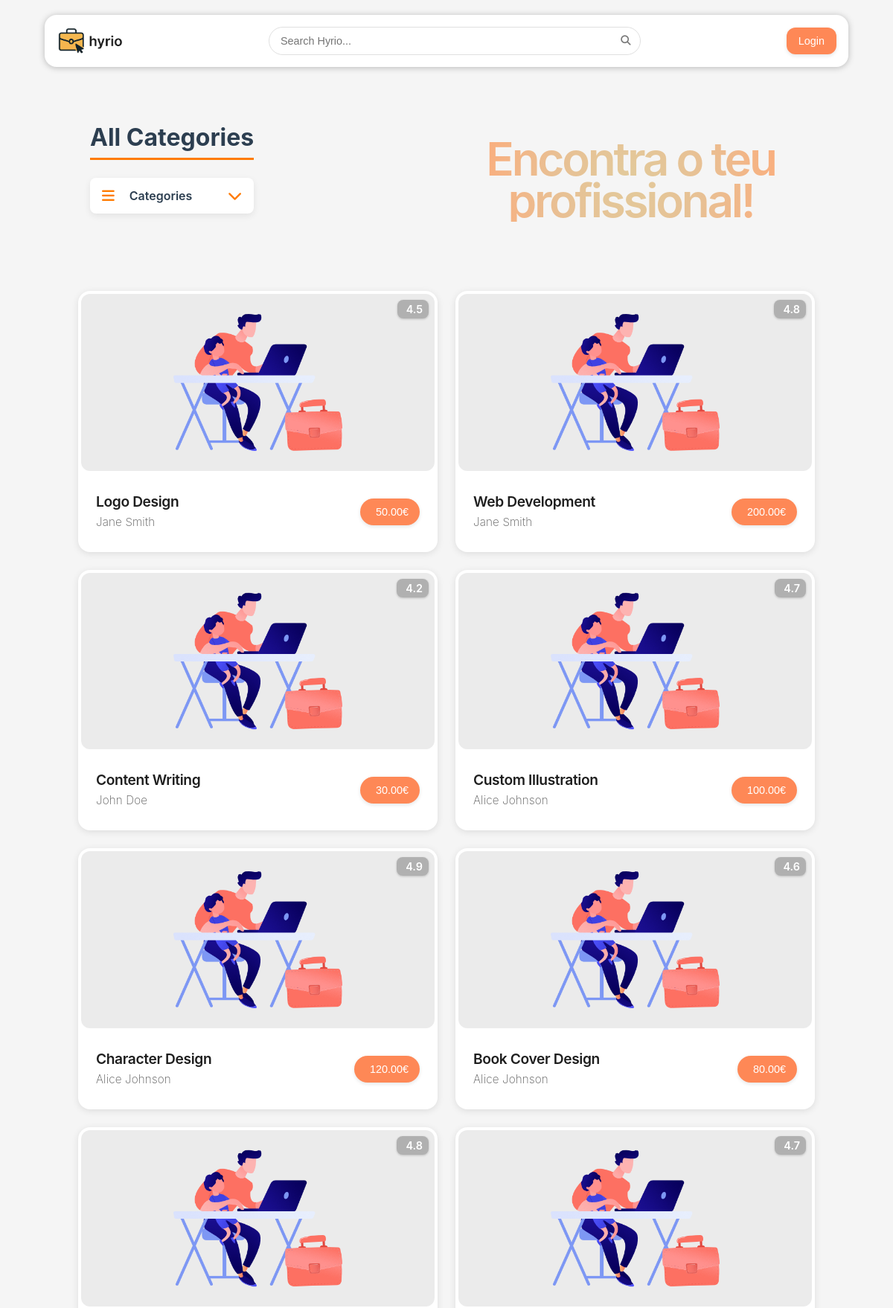
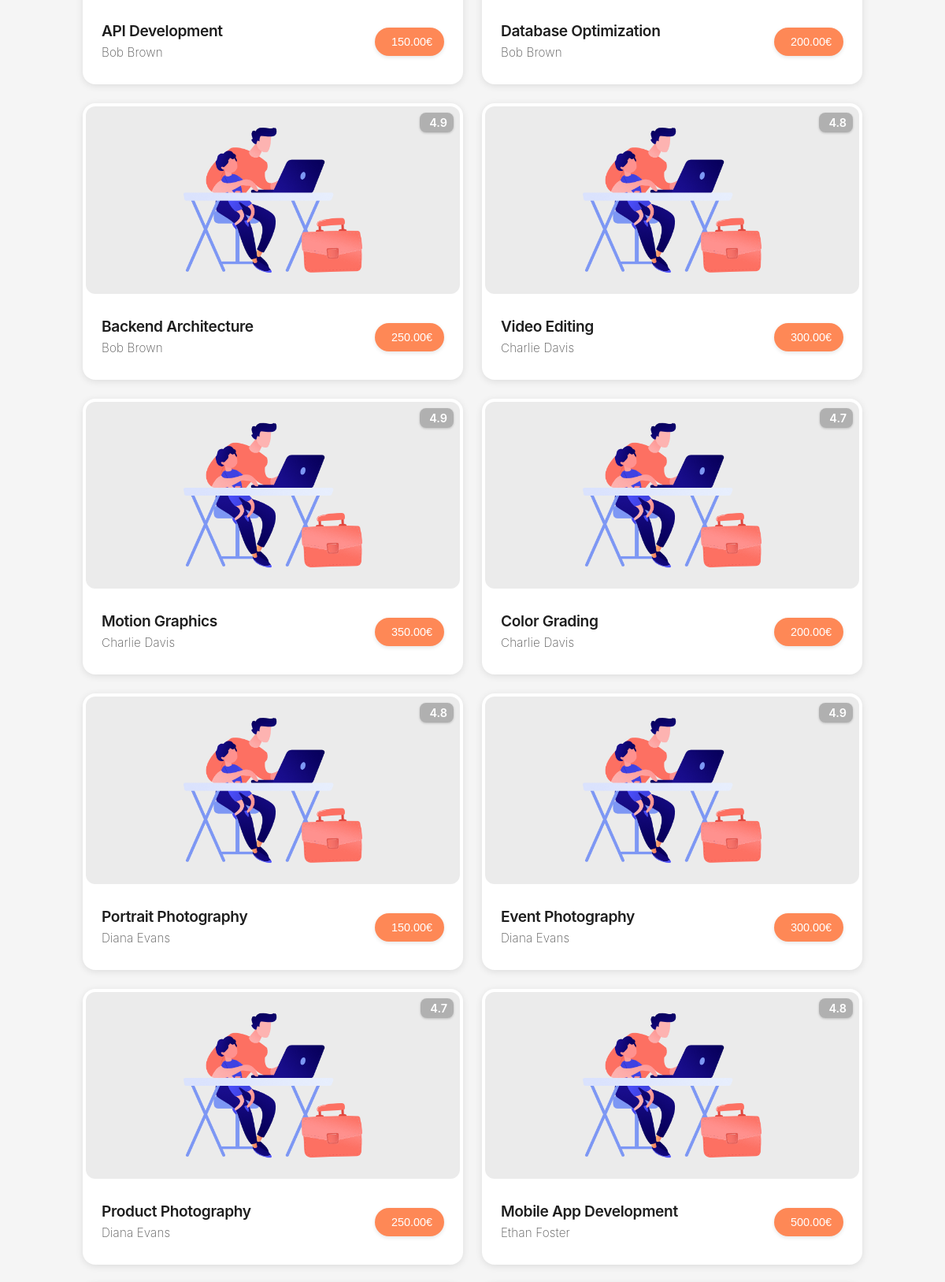
The page / (upper part) on the database its author committed (2 pictures, top to bottom).
### tables this page shows
CREATE TABLE services (id INTEGER PRIMARY KEY,
  name VARCHAR(255) NOT NULL,
  description TEXT NOT NULL,
  price DECIMAL(10, 2) NOT NULL CHECK (price >=0),
  seller INTEGER NOT NULL REFERENCES users(id),
  category INTEGER NOT NULL REFERENCES categories(id),
  image TEXT NOT NULL,
  rating DECIMAL(2, 1) CHECK (rating >=0 AND rating <=5));

CREATE TABLE users (id INTEGER PRIMARY KEY,
  name VARCHAR(255) NOT NULL,
  username VARCHAR(255) NOT NULL UNIQUE,
  password TEXT NOT NULL,  -- Use bcrypt for hashing
  email VARCHAR(255) NOT NULL UNIQUE,
  is_seller BOOLEAN NOT NULL DEFAULT 0,
  is_admin BOOLEAN NOT NULL DEFAULT 0,
  profile_pic TEXT NOT NULL,
  bio TEXT);

### database/classes/service.php (called while the page is built, shortened)
<?php
class Service
{
    public static function getAllServices(int $offset = 0, int $limit = 0): array
    {
        try {
            $db = Database::getInstance();
            if ($limit === 0) {
                $stmt = $db->query('SELECT * FROM services');
            } else {
                $stmt = $db->prepare('SELECT * FROM services LIMIT ?, ?');
                $stmt->bindParam(1, $offset, PDO::PARAM_INT);
                $stmt->bindParam(2, $limit, PDO::PARAM_INT);
                $stmt->execute();
            }
            return $stmt->fetchAll(PDO::FETCH_ASSOC);
        } catch (PDOException $e) {
            return [];
        }
    }
}

### database/classes/user.php (called while the page is built, shortened)
<?php
class User
{
    private string $name;
    public function __construct(int $id, string $name, string $username, string $email, bool $isSeller, bool $isAdmin, string $profilePic, string $bio)
    {
        $this->name = $name;
    }
    public static function getUserById(int $id): ?User
    {
        try {
            $db = Database::getInstance();
            $stmt = $db->prepare('SELECT * FROM users WHERE id = ?');
            $stmt->execute([$id]);
            $user = $stmt->fetch();
            if ($user) {
                return new User($user['id'], $user['name'], $user['username'], $user['email'], (bool)$user['is_seller'], (bool)$user['is_admin'], $user['profile_pic'], $user['bio']);
            }
            return null;
        } catch (PDOException $e) {
            return null;
        }
    }
    public function getName(): string
    {
        return $this->name;
    }
}

### components/card/card.php (the view, shortened to what this page needs)
<?php
class Card
{
  private static $cssIncluded = false;
  public static function includeCSS()
  {
    if (!self::$cssIncluded) {
      echo '<link rel="stylesheet" href="/components/card/css/card.css">';
      self::$cssIncluded = true;
    }
  }
  public static function render($service = null, $showPrice = true)
  {
    self::renderService($service, $showPrice);
  }
  public static function renderService($service = null, $showPrice = true)
  {
    require_once(__DIR__ . '/../button/button.php');
    require_once(__DIR__ . '/../../database/classes/user.php');
    $serviceId = isset($service['id']) ? (int) $service['id'] : 0;
    $seller = User::getUserById($service['seller']);
?>
    <div class="card">
      <a href="/pages/service.php?id=<?= $serviceId ?>" class="card-link">
        <div class="card-content">
          <div class="rating">
            <span><?= isset($service['rating']) ? htmlspecialchars(number_format($service['rating'], 1)) : '4.5' ?></span>
          </div>
          <div class="service-image">
            <img src="<?= htmlspecialchars($service['image']) ?>"
              alt="<?= isset($service['name']) ? htmlspecialchars($service['name']) : 'Service' ?>">
          </div>
          <div class="label">
            <div class="titles">
              <h3><?= isset($service['name']) ? htmlspecialchars($service['name']) : 'i build minecraft servers' ?></h3>
              <p><?= htmlspecialchars($seller->getName()) ?></p>
            </div>
            <?php
            if ($showPrice) {
              echo '<span>' . (isset($service['price']) ? htmlspecialchars(number_format($service['price'], 2)) : '230') . '€</span>';
            }
            ?>
          </div>
        </div>
      </a>
    </div>
  <?php
  }
  ?>
<?php
  public static function renderGrid($services = [], $showPrice = true)
  {
    self::includeCSS();
    echo '<div class="grid">';
    foreach ($services as $service) {
      self::render($service, $showPrice);
    }
    echo '</div>';
  }
}
?>

### css/style.css (style rules this page uses)
:root { --text: #1e1e1e; --background: whitesmoke; --primary: #fe8856; --secondary: #bd5656; --accent: #944c4c; --shadow: rgba(0, 0, 0, 0.25); background: var(--background); font-family: 'Inter', sans-serif; }
html, body { height: 100%; margin: 0; padding: 0; }
body { display: flex; flex-direction: column; min-height: 100vh; }

### components/card/css/card.css (style rules this page uses)
.grid { display: grid; grid-template-columns: repeat(auto-fill, minmax(280px, 1fr)); gap: 1.5rem; }
@media (max-width: 1400px) { .grid { grid-template-columns: repeat(2, minmax(0, 1fr)); } }
.card { position: relative; display: flex; flex-direction: column; background-color: #fff; border-radius: 16px; box-shadow: 0 2px 10px rgba(0, 0, 0, 0.1); transition: transform 0.2s ease, box-shadow 0.2s ease; }
.card-link { text-decoration: none; }
.card-content { padding: 4px; }
.card-content img { border-radius: 12px; display: block; width: 100%; object-fit: cover; }
.rating { position: absolute; top: 12px; right: 12px; z-index: 3; background-color: rgba(0, 0, 0, 0.25); color: #fff; border-radius: 8px; padding: 4px 8px; display: flex; align-items: center; gap: 4px; font-size: 0.9rem; font-weight: 600; box-shadow: 0 1px 3px rgba(0, 0, 0, 0.2); transition: background-color 0.2s ease; backdrop-filter: blur(2px); -webkit-backdrop-filter: blur(2px); }
.card .label { padding: 15px 20px 10px; display: flex; flex-direction: row; justify-content: space-between; align-items: center; flex-wrap: nowrap; height: 100%; min-height: 80px; }
.card .titles { padding: 5px 0; flex: 1; min-width: 0; margin-right: 10px; display: flex; flex-direction: column; justify-content: center; overflow-wrap: break-word; word-wrap: break-word; word-break: break-word; hyphens: auto; max-width: calc(100% - 80px); }
.card .titles h3 { margin: 0 0 5px 0; font-weight: 600; color: var(--text); font-size: 1.2em; letter-spacing: -0.02em; line-height: 1.2; white-space: normal; overflow: visible; display: block; max-height: none; text-overflow: initial; overflow-wrap: break-word; word-wrap: break-word; }
.card .titles p { margin: 0; color: #555; font-size: 0.95em; font-weight: 200; line-height: 1.4; letter-spacing: 0.01em; white-space: nowrap; overflow: hidden; text-overflow: ellipsis; }

### rows shown on the page
services: rating "4.5", image (placeholder picture), name "Logo Design", seller.name "Jane Smith", price "50.00"
services: rating "4.8", image (placeholder picture), name "Web Development", seller.name "Jane Smith", price "200.00"
services: rating "4.2", image (placeholder picture), name "Content Writing", seller.name "John Doe", price "30.00"
services: rating "4.7", image (placeholder picture), name "Custom Illustration", seller.name "Alice Johnson", price "100.00"
services: rating "4.9", image (placeholder picture), name "Character Design", seller.name "Alice Johnson", price "120.00"
services: rating "4.6", image (placeholder picture), name "Book Cover Design", seller.name "Alice Johnson", price "80.00"
services: rating "4.8", image (placeholder picture), name "API Development", seller.name "Bob Brown", price "150.00"
services: rating "4.7", image (placeholder picture), name "Database Optimization", seller.name "Bob Brown", price "200.00"
services: rating "4.9", image (placeholder picture), name "Backend Architecture", seller.name "Bob Brown", price "250.00"
services: rating "4.8", image (placeholder picture), name "Video Editing", seller.name "Charlie Davis", price "300.00"
services: rating "4.9", image (placeholder picture), name "Motion Graphics", seller.name "Charlie Davis", price "350.00"
services: rating "4.7", image (placeholder picture), name "Color Grading", seller.name "Charlie Davis", price "200.00"
services: rating "4.8", image (placeholder picture), name "Portrait Photography", seller.name "Diana Evans", price "150.00"
services: rating "4.9", image (placeholder picture), name "Event Photography", seller.name "Diana Evans", price "300.00"
services: rating "4.7", image (placeholder picture), name "Product Photography", seller.name "Diana Evans", price "250.00"
services: rating "4.8", image (placeholder picture), name "Mobile App Development", seller.name "Ethan Foster", price "500.00"

### other values the page prints
$selectedCategoryName "All Categories"
